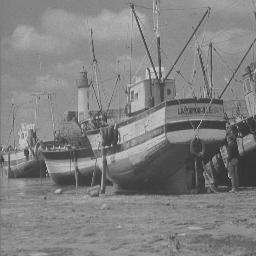
%> input picture Practical 1/boat256.jpg, 256 x 256 px
$ octave Task2.m   (GNU Octave 9; MATLAB toolbox functions it lacks are replaced by stand-ins)
%> lines starting %> are read from the running program, lines starting %| are printed output that depends on the picture
### Practical 1/brightnessLUT.m
function Lut = brightnessLUT(c)

    % Task 2, Step 1
    Lut = zeros(256, 1);

    for i = 1:length(Lut)
        if (i - 1) < -c
            Lut(i) = 0;
        elseif (i - 1) > 255 - c
            Lut(i) = 255;
        else
            Lut(i) = (i - 1) + c;
        end
    end

    Lut=uint8(Lut);
end

### Practical 1/enhanceBrightness.m
function Iout = enhanceBrightness(Iin,c)

Lut = brightnessLUT(c);
Iout = intlut(Iin,Lut);

end

### Practical 1/Task2.m
boat = imread("boat256.jpg");
%> boat is the input picture: size 256x256 uint8; min 24, max 222, mean 128.9

subplot(2, 3, 1), imshow(boat);
subplot(2, 3, 4), histogram(boat, 'BinLimits', [0, 256], 'BinWidth', 1);

subplot(2, 3, 2), plot(brightnessLUT(50));
enhancedImage = enhanceBrightness(boat, 50);
%> in enhanceBrightness, `Iout = intlut(Iin,Lut);`:
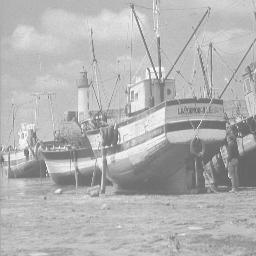
%> Iout: size 256x256 uint8; min 74, max 255, mean 178.9

subplot(2, 3, 3), imshow(enhancedImage);
subplot(2, 3, 6), histogram(enhancedImage, 'BinLimits', [0, 256], 'BinWidth', 1);
%> after `histogram(enhancedImage, 'BinLimits', [0, 256], 'BinWidth', 1)`:
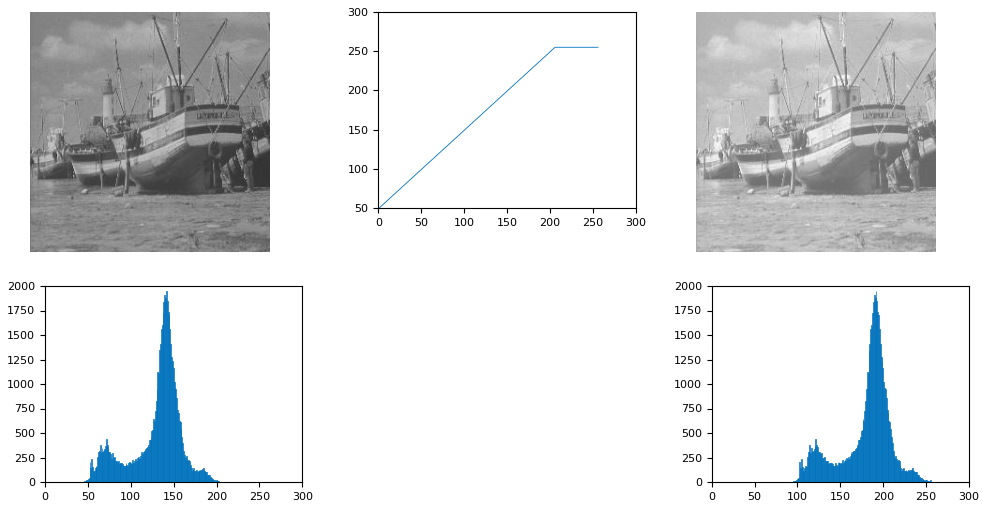
%> figure redrawn from the program's plot data, 5 panels
